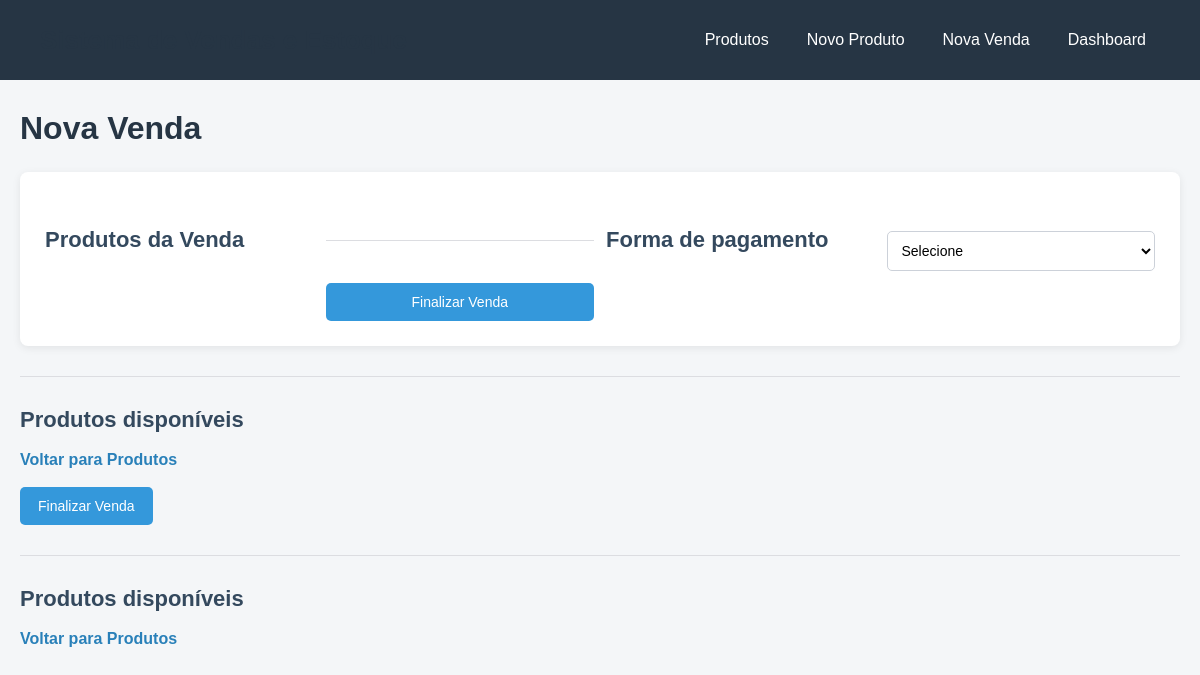
The page /vendas/nova on the database as committed earlier.
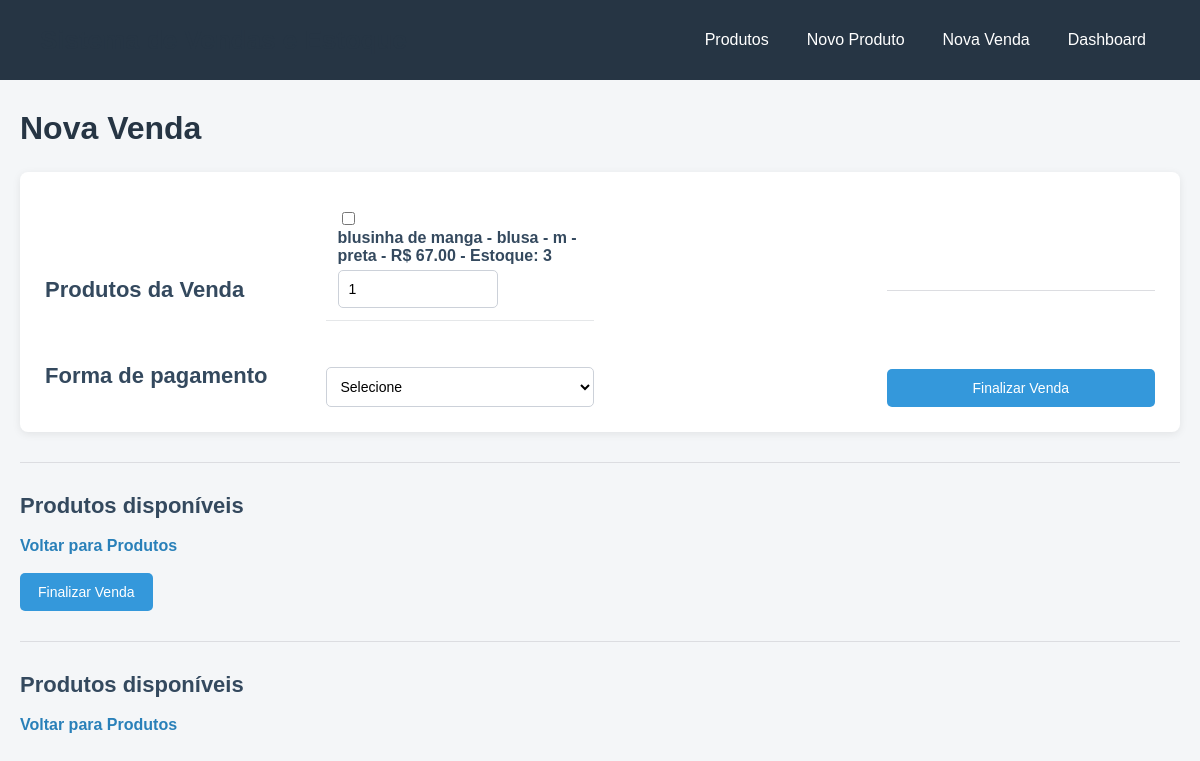
The same page on the database as committed later.
### tables this page shows
CREATE TABLE produtos (
    id INTEGER PRIMARY KEY AUTOINCREMENT,
    nome TEXT NOT NULL,
    categoria TEXT,
    tamanho TEXT,
    cor TEXT,
    preco_custo REAL,
    preco_venda REAL NOT NULL,
    quantidade_estoque INTEGER NOT NULL DEFAULT 0,
    ativo INTEGER DEFAULT 1,
    criado_em TEXT DEFAULT CURRENT_TIMESTAMP
);

### app.py (the view, shortened to what this page needs)
@app.route("/vendas/nova", methods=["GET", "POST"])
def nova_venda():
    conn = get_connection()
    produtos = conn.execute(
        "SELECT * FROM produtos WHERE ativo = 1 AND quantidade_estoque > 0 ORDER BY nome"
    ).fetchall()
    conn.close()
    return render_template("nova_venda.html", produtos=produtos)

### database.py (called while the page is built)
def get_connection():
    conn = sqlite3.connect(DB_PATH)
    conn.row_factory = sqlite3.Row  # permite acessar por nome de coluna
    conn.execute("PRAGMA foreign_keys = ON")
    return conn

### templates/nova_venda.html (shortened to what this page needs)
{% extends "base.html" %}
{% block content %}
<h1>Nova Venda</h1>
<form method="POST">
    <h2>Produtos da Venda</h2>
    {% for produto in produtos %}
<div>
    <input
        type="checkbox"
        name="produto_id"
        value="{{ produto.id }}"
    >
    <label>
        {{ produto.nome }} - {{ produto.categoria }} - {{ produto.tamanho }} - {{ produto.cor }}
        - R$ {{ "%.2f"|format(produto.preco_venda) }}
        - Estoque: {{ produto.quantidade_estoque }}
    </label>
    <input
        type="number"
        name="quantidade_{{ produto.id }}"
        min="1"
        max="{{ produto.quantidade_estoque }}"
        value="1"
    >
</div>
<br>
    {% endfor %}
    <hr>
    <h2>Forma de pagamento</h2>
    <select name="forma_pagamento" required>
        <option value="">Selecione</option>
    </select>
    <br><br>
    <button type="submit">
        Finalizar Venda
    </button>
</form>
<hr>
<h2>Produtos disponíveis</h2>
<a href="{{ url_for('listar_produtos') }}">Voltar para Produtos</a>
<br><br>
<button type="submit">
    Finalizar Venda
</button>
<hr>
<h2>Produtos disponíveis</h2>
<a href="{{ url_for('listar_produtos') }}">Voltar para Produtos</a>
{% endblock %}

Rows that differ between the two databases and show on the page:
added produtos: nome "blusinha de manga", categoria "blusa", tamanho "m", cor "preta", preco_venda "67.00", quantidade_estoque "3", id "1"
